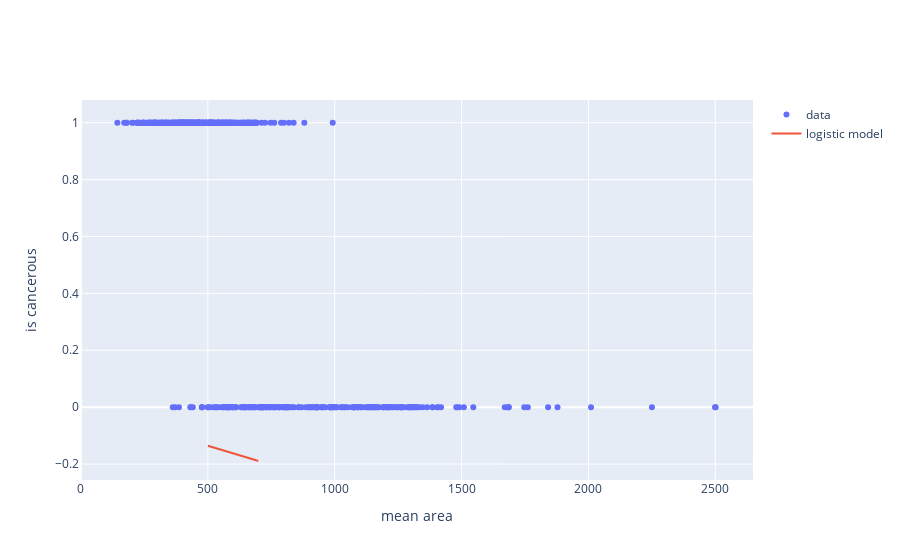

Notebook code cell kept with this figure:
### Code cell
from graph import trace_values, plot

mean_area = df['mean area']
y = df['is_cancerous']

data_trace = trace_values(mean_area, y)

lin_predictions_trace = trace_values(x_inputs.flatten(), lin_predictions, mode = 'lines', name = 'linear model')
logisitic_predictions_trace = trace_values(x_inputs_log.flatten(), logistic_predictions, mode = 'lines', name = 'logistic model')


plot([data_trace,  logisitic_predictions_trace], {'xaxis': {'title': 'mean area'}, 'yaxis': {'title': 'is cancerous'}})

### Figure 1 — Plotly figure (JSON) as saved in the notebook; plotly's stock layout.template omitted (floating-point values rounded to 4 significant figures; data arrays with more than 128 entries replaced by an {"elided": "..."} marker saying what was removed)
{"data": [{"mode": "markers", "name": "data", "text": [], "type": "scatter", "x": {"elided": "569 float values"}, "y": {"elided": "569 int values"}}, {"mode": "lines", "name": "logistic model", "text": [], "type": "scatter", "x": {"elided": "200 int values"}, "y": {"elided": "200 float values"}}], "layout": {"autosize": true, "xaxis": {"autorange": true, "range": [-8.394, 2653.0], "title": {"text": "mean area"}, "type": "linear"}, "yaxis": {"autorange": true, "range": [-0.2564, 1.086], "title": {"text": "is cancerous"}, "type": "linear"}}}
